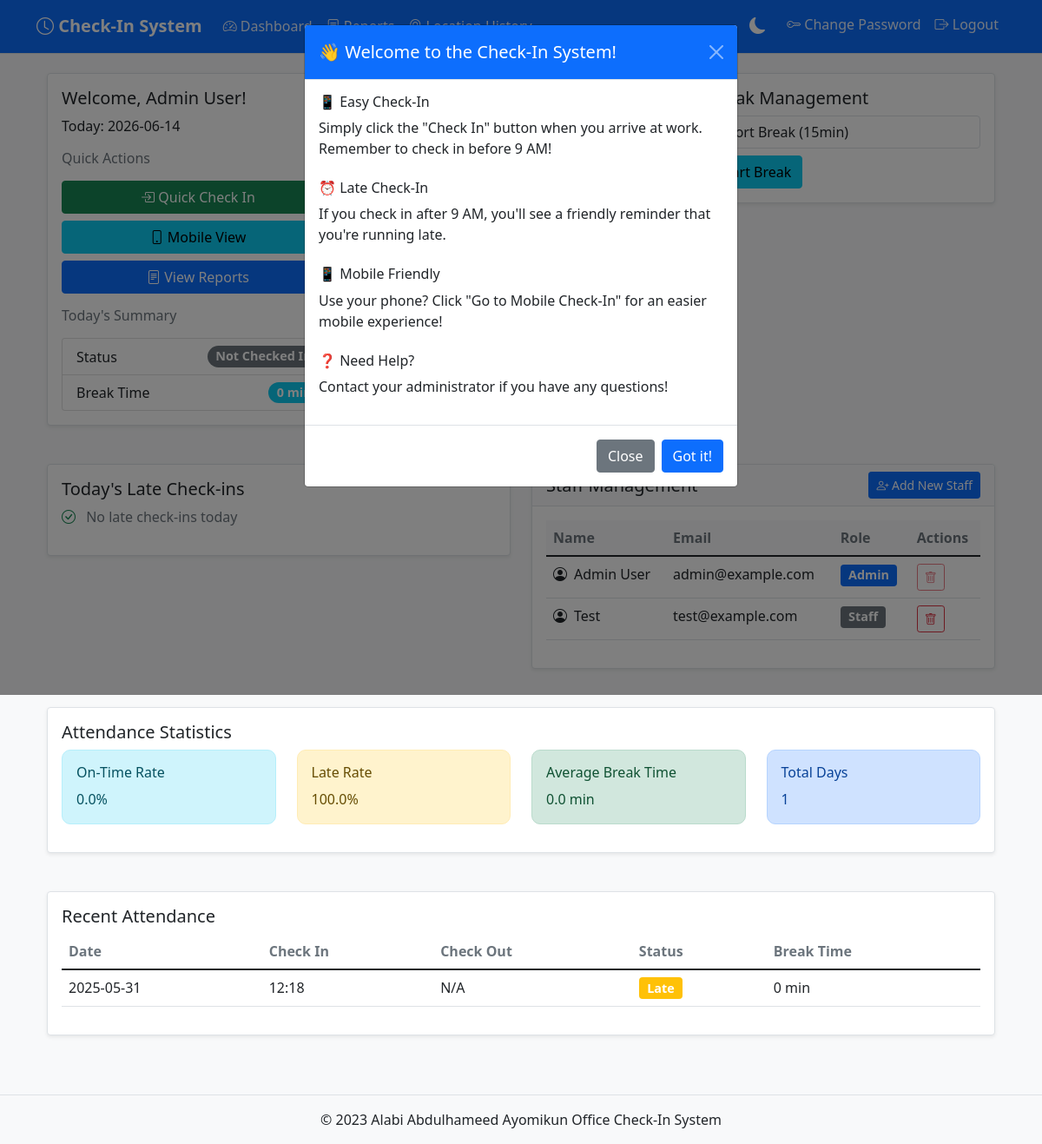
/dashboard (signed in), run on an earlier commit of the app's database.
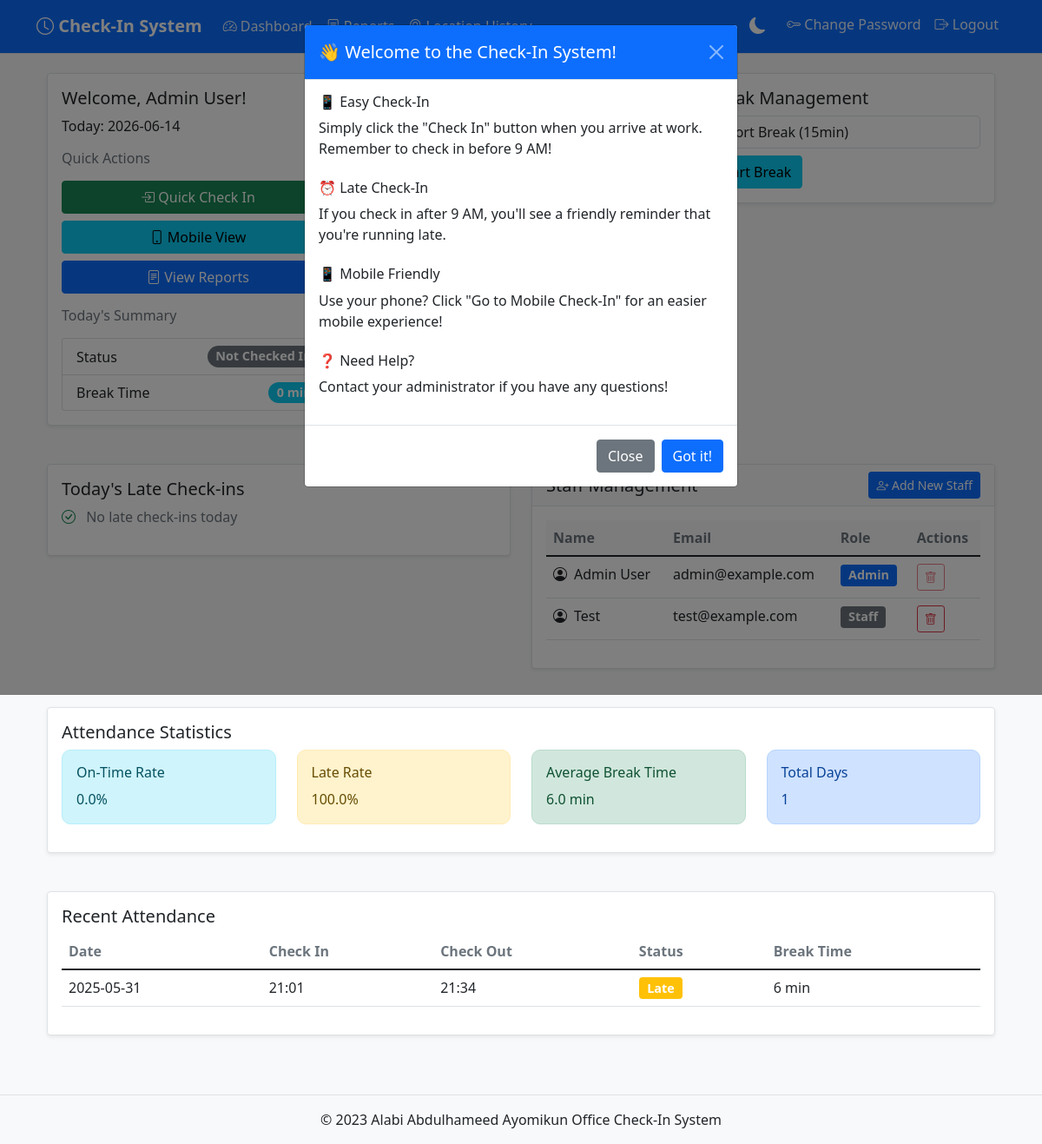
And on a later commit of the database.
### tables this page shows
CREATE TABLE check_in_logs (
        id INTEGER PRIMARY KEY AUTOINCREMENT,
        staff_id INTEGER NOT NULL,
        check_in_time TIMESTAMP,
        check_out_time TIMESTAMP,
        date TEXT NOT NULL,
        is_late BOOLEAN DEFAULT FALSE,
        late_reason TEXT,
        total_break_time INTEGER DEFAULT 0,
        FOREIGN KEY (staff_id) REFERENCES staff (id)
    );

### app.py (the view, shortened to what this page needs)
@app.route('/dashboard')
def dashboard():
    if 'user_id' not in session:
        return redirect(url_for('login'))
    user_id = session['user_id']
    user_name = session['user_name']
    user_role = session['user_role']
    conn = get_db()
    cursor = conn.cursor()
    today = datetime.now().strftime('%Y-%m-%d')
    cursor.execute('SELECT id, check_in_time, check_out_time, is_late, total_break_time FROM check_in_logs WHERE staff_id = ? AND date = ?',
                  (user_id, today))
    log = cursor.fetchone()
    cursor.execute('''
        SELECT
            date,
            check_in_time,
            check_out_time,
            is_late,
            total_break_time
        FROM check_in_logs
        WHERE staff_id = ?
        ORDER BY date DESC
        LIMIT 5
    ''', (user_id,))
    recent_logs = cursor.fetchall()
    total_days = len(recent_logs)
    on_time_days = sum(1 for log in recent_logs if not log[3])  # not late
    late_days = sum(1 for log in recent_logs if log[3])  # late
    avg_break_time = sum(log[4] or 0 for log in recent_logs) / total_days if total_days > 0 else 0
    active_break = None
    staff_list = []
    late_check_ins = []
    if user_role == 'admin':
        cursor.execute('SELECT id, name, email, role FROM staff')
        staff_list = cursor.fetchall()
        cursor.execute('''
            SELECT s.name, l.check_in_time
            FROM check_in_logs l
            JOIN staff s ON l.staff_id = s.id
            WHERE l.date = ? AND l.is_late = 1
            ORDER BY l.check_in_time DESC
        ''', (today,))
        late_check_ins = cursor.fetchall()
    conn.close()
    attendance_stats = {
        'on_time_percentage': (on_time_days / total_days * 100) if total_days > 0 else 0,
        'late_percentage': (late_days / total_days * 100) if total_days > 0 else 0,
        'avg_break_time': round(avg_break_time, 1),
        'total_days': total_days,
        'on_time_days': on_time_days,
        'late_days': late_days
    }
    return render_template('dashboard.html',
                         user_name=user_name,
                         user_role=user_role,
                         log=log,
                         today=today,
                         staff_list=staff_list,
                         is_late=log[3] if log else False,
                         late_check_ins=late_check_ins,
                         active_break=active_break,
                         attendance_stats=attendance_stats,
                         recent_logs=recent_logs)

### app.py (called while the page is built)
def convert_datetime(val):
    try:
        return datetime.fromisoformat(val.decode())
    except (AttributeError, ValueError):
        return None

def get_db():
    if not hasattr(g, 'sqlite_db'):
        try:
            g.sqlite_db = sqlite3.connect(
                app.config['DATABASE_PATH'],
                detect_types=sqlite3.PARSE_DECLTYPES | sqlite3.PARSE_COLNAMES,
            )
            g.sqlite_db.row_factory = sqlite3.Row
        except sqlite3.Error as e:
            print(f"Database connection error: {str(e)}")
            raise
    return g.sqlite_db

@app.after_request
def add_cache_headers(response):
    try:
        if request.path.startswith('/static'):
            response.headers['Cache-Control'] = 'public, max-age=3600'
        return response
    except Exception as e:
        print(f"Error adding cache headers: {str(e)}")
        return response

### templates/dashboard.html (shortened to what the changed rows need)
{% extends 'base.html' %}
{% block content %}
<div class="container mt-4">
    {% if user_role == 'admin' %}
    <div class="row mt-4">
        <div class="col-md-6">
            <div class="card">
                <div class="card-body">
                    <div class="table-responsive">
                        <table class="table table-hover">
                            <thead class="table-light">
                                <tr>
                                    <th>Name</th>
                                    <th>Email</th>
                                    <th>Role</th>
                                    <th>Actions</th>
                                </tr>
                            </thead>
                        </table>
                    </div>
                </div>
            </div>
        </div>
    </div>
    {% endif %}
    <div class="row mt-4">
        <div class="col-md-12">
            <div class="card">
                <div class="card-body">
                    <div class="row">
                        <div class="col-md-3">
                            <div class="alert alert-success">
                                <h6>Average Break Time</h6>
                                <p class="mb-0">{{ attendance_stats.avg_break_time }} min</p>
                            </div>
                        </div>
                    </div>
                </div>
            </div>
        </div>
    </div>
    <div class="row mt-4">
        <div class="col-md-12">
            <div class="card">
                <div class="card-body">
                    <div class="table-responsive">
                        <table class="table">
                            <thead>
                                <tr>
                                    <th>Date</th>
                                    <th>Check In</th>
                                    <th>Check Out</th>
                                    <th>Status</th>
                                    <th>Break Time</th>
                                </tr>
                            </thead>
                            <tbody>
                                {% for log in recent_logs %}
                                <tr>
                                    <td>{{ log.date }}</td>
                                    <td>{{ log.check_in_time.strftime('%H:%M') if log.check_in_time else 'N/A' }}</td>
                                    <td>{{ log.check_out_time.strftime('%H:%M') if log.check_out_time else 'N/A' }}</td>
                                    <td>
                                        {% if log.is_late %}
                                            <span class="badge bg-warning">Late</span>
                                        {% else %}
                                            <span class="badge bg-success">On Time</span>
                                        {% endif %}
                                    </td>
                                    <td>{{ log.total_break_time or 0 }} min</td>
                                </tr>
                                {% endfor %}
                            </tbody>
                        </table>
                    </div>
                </div>
            </div>
        </div>
    </div>
</div>
{% endblock %}

What changed in the data, as far as the page shows it:
changed check_in_logs: check_in_time "12:18" → "21:01"; check_out_time "N/A" → "21:34"; total_break_time "0" → "6"
Also different on the page:
{{ attendance_stats.avg_break_time }}: "0.0" → "6.0"
